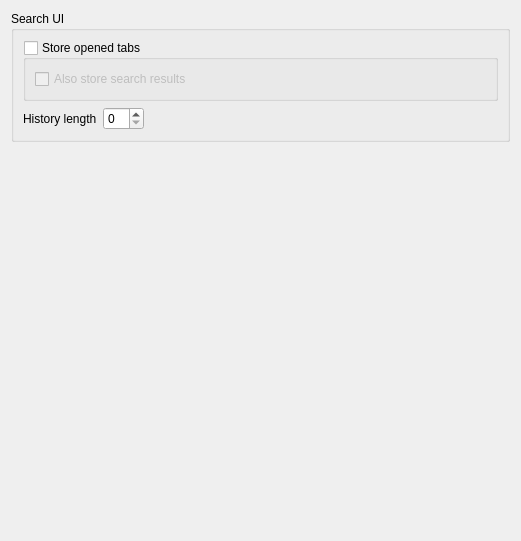
          <widget class="QWidget" name="searchPageScrollAreaWidgetContents">
           <property name="geometry">
            <rect>
             <x>0</x>
             <y>0</y>
             <width>521</width>
             <height>541</height>
            </rect>
           </property>
           <layout class="QVBoxLayout" name="searchPageScrollAreaWidgetContentsLayout">
            <item>
             <widget class="QGroupBox" name="groupSearchUI">
              <property name="title">
               <string>Search UI</string>
              </property>
              <layout class="QVBoxLayout" name="groupSearchUILayout">
               <item>
                <widget class="QGroupBox" name="groupStoreOpenedTabs">
                 <property name="title">
                  <string>Store opened tabs</string>
                 </property>
                 <property name="checkable">
                  <bool>true</bool>
                 </property>
                 <property name="checked">
                  <bool>false</bool>
                 </property>
                 <layout class="QVBoxLayout" name="groupStoreOpenedTabsLayout">
                  <item>
                   <widget class="QCheckBox" name="checkStoreTabsSearchResults">
                    <property name="text">
                     <string>Also store search results</string>
                    </property>
                   </widget>
                  </item>
                 </layout>
                </widget>
               </item>
               <item>
                <layout class="QHBoxLayout" name="searchHistoryLayout">
                 <item>
                  <widget class="QLabel" name="searchHistoryLengthLabel">
                   <property name="text">
                    <string>History length</string>
                   </property>
                  </widget>
                 </item>
                 <item>
                  <widget class="QSpinBox" name="searchHistoryLengthSpinBox">
                   <property name="maximum">
                    <number>99</number>
                   </property>
                  </widget>
                 </item>
                 <item>
                  <spacer name="searchHistoryLengthSpacer">
                   <property name="orientation">
                    <enum>Qt::Orientation::Horizontal</enum>
                   </property>
                   <property name="sizeHint" stdset="0">
                    <size>
                     <width>40</width>
                     <height>20</height>
                    </size>
                   </property>
                  </spacer>
                 </item>
                </layout>
               </item>
              </layout>
             </widget>
            </item>
            <item>
             <spacer name="searchPageScrollAreaSpacer">
              <property name="orientation">
               <enum>Qt::Orientation::Vertical</enum>
              </property>
              <property name="sizeHint" stdset="0">
               <size>
                <width>20</width>
                <height>422</height>
               </size>
              </property>
             </spacer>
            </item>
           </layout>
          </widget>
